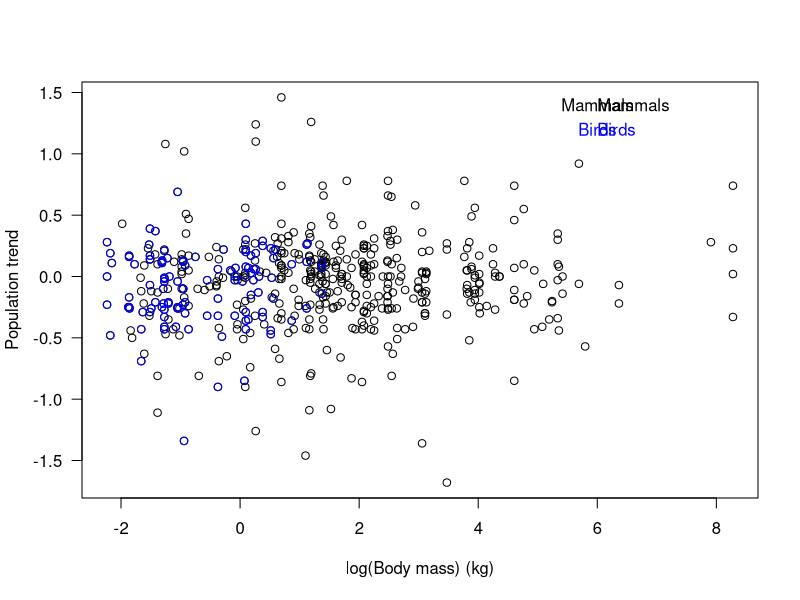
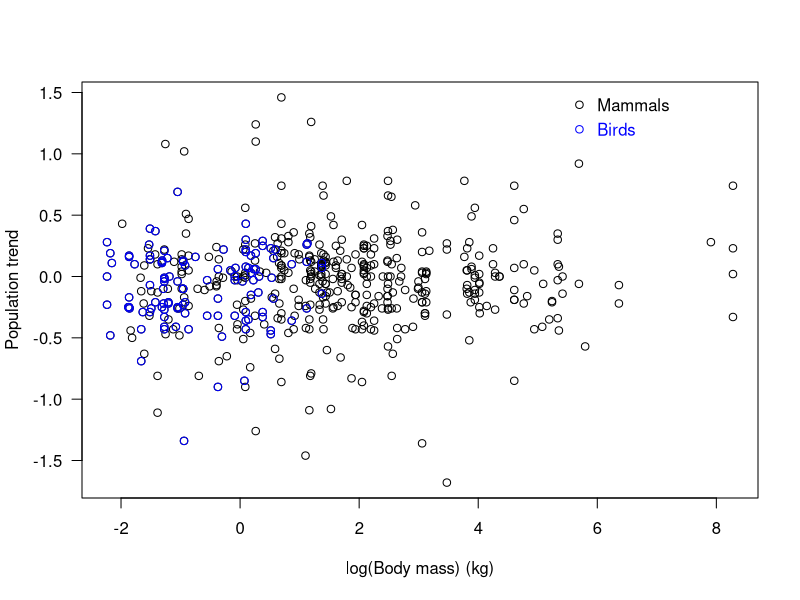
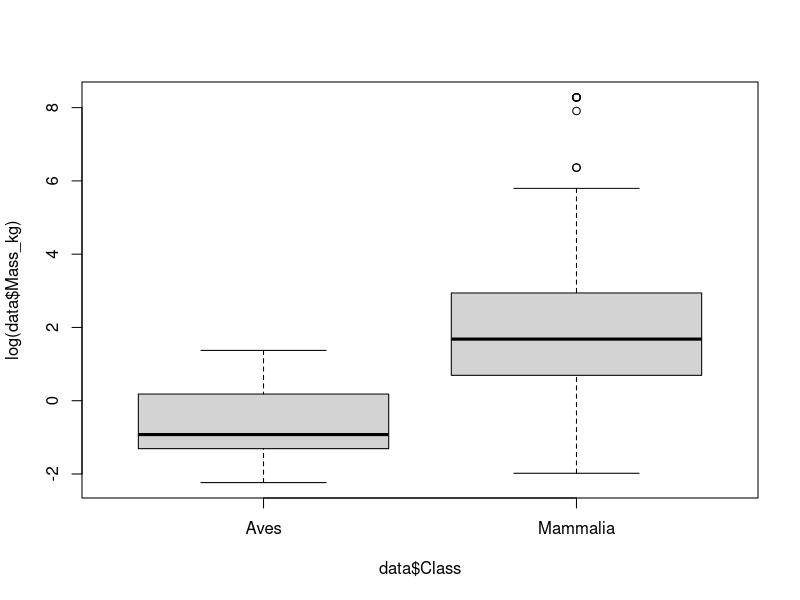
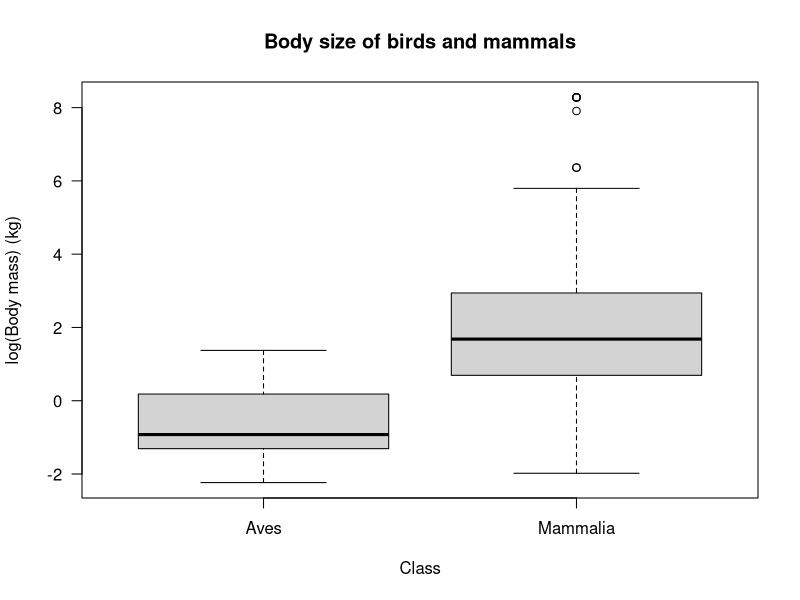
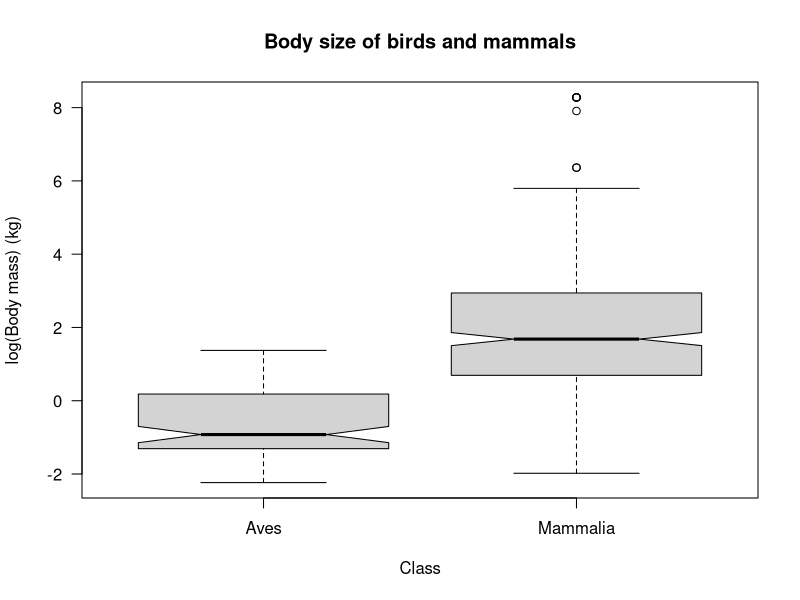
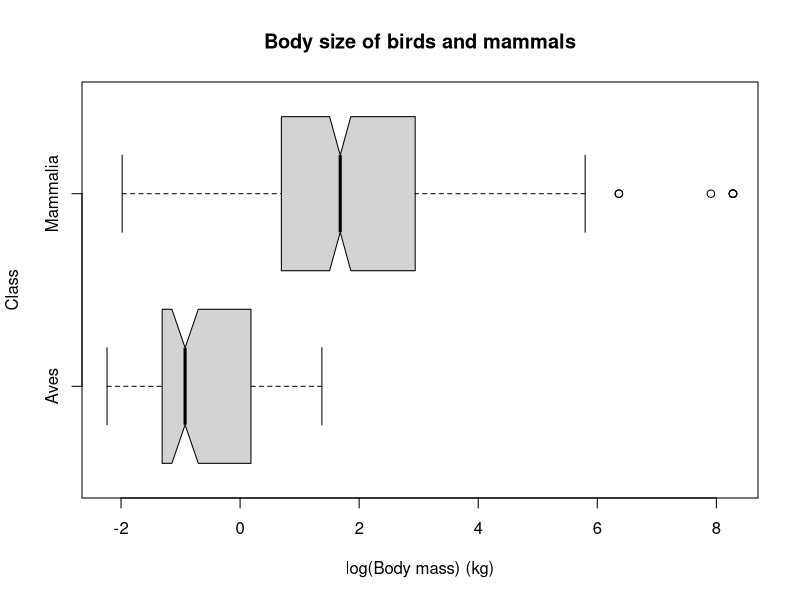
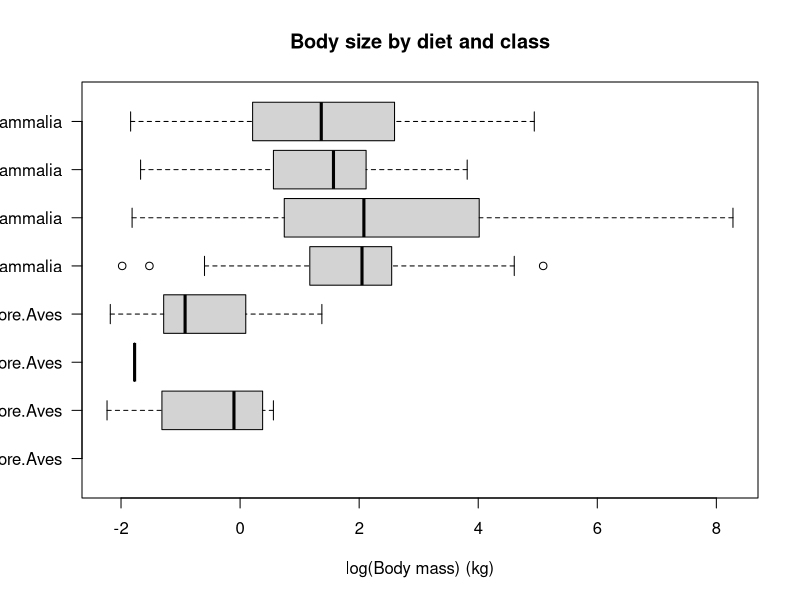
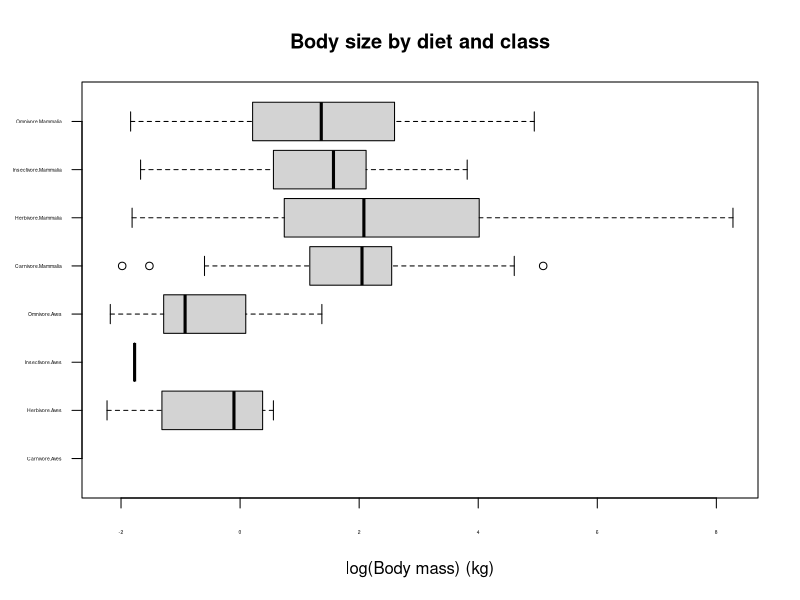

Source code (R) for these figures, in order:
# EBIO338/358: Analysis and Visualization of Biological Data
# Class 6: Data Exploration

# Load data on the status of tropical mammals and birds

data <- read.csv(file="PlosBiology_TableS2_Class.csv", stringsAsFactors = T)
str(data)
head(data)
str(data)

# Explore data 

# Use the table() function to generate a FREQUENCY TABLE with counts of observations for each category
table(data$Class)
table(data$RLS)
table(data$Diet)
table(data$Status)
table(data$Hunted)
table(data$Site)

# Use the length() function to count the number of elements in a vector (i.e., how long a vector is)
length(table(data$Site))

# It's  good practice to build in checks to make sure you're getting what you think you're getting
# For example, check to make sure the table contains the expected number of observations using sum() 
# and comparing that value to the number of rows in the data by extracting the dimensions using dim()
sum(table(data$Site))
dim(data)

# Use the table() function to generate a CONTINGENCY TABLE, 
# which shows how observations are distributed along a variable, 
# contingent on the value of another variable 

table(data$Site, data$Class)
table(data$Diet, data$Class)

# This can also be achieved using tapply()
tapply(data$Diet, data$Class, table)

# But table() can also create a contingency table using multiple variables
table(data$Diet, data$Site, data$Class)
table(data$Diet, data$Class, data$Site)

# Still each observation (i.e., row of data) is only included in one of the tables
sum(table(data$Diet, data$Class, data$Site))

# TO: a) Create a contingency table showing the number of hunted species per site
# b) Create a contingency table separately for birds and mammals showing the population status for each Red List Status (i.s., RLS) 


# GRAPHICAL DATA EXPLORATION 
# Plot
plot(data$Slope ~ log(data$Mass_kg), ylab="Population trend", xlab="log(Body mass) (kg)", las=1)
points(data$Slope[data$Class=="Aves"] ~ log(data$Mass_kg[data$Class=="Aves"]), col="blue")
text(6, 1.2, "Birds", col="blue")
text(6, 1.4, "Mammals")

# Use "adj" to adjust which way the text is justified
text(6, 1.2, "Birds", col="blue", adj=0) # 0 for left justified text
text(6, 1.4, "Mammals", adj=0)

# Redraw figure and add points to complete the legend
plot(data$Slope ~ log(data$Mass_kg), ylab="Population trend", xlab="log(Body mass) (kg)", las=1)
points(data$Slope[data$Class=="Aves"] ~ log(data$Mass_kg[data$Class=="Aves"]), col="blue")
text(6, 1.2, "Birds", col="blue", adj=0) # 0 for left justified text
text(6, 1.4, "Mammals", adj=0)

points(5.7, 1.4)
points(5.7, 1.2, col="blue")


# Let's look closer at the data on body mass 

sort(data$Mass_kg)
min(data$Mass_kg)

# We can make our own FUNCTION called my.min to calculate the minimum of a vector using 
# function(x){} and adding the code in between the {}
my.min <- function(x){
  sort(x)[1]
}

my.min(data$Mass_kg)

# or our own function my.mean to calculate the mean
my.mean <- function(x){
  sum(x)/length(x)
}

my.mean(data$Mass_kg)
mean(data$Mass_kg)

# TO DO: Create a function called my.max to calculate the maximum value of a vector


# The summary() function is a handy function that gives descriptive statistics for a numeric vector
summary(data$Mass_kg)
summary(data$Slope)

# Quartiles divide the data into 4 equal parts based on the number of observations
# The 50th percentile is the median
# The 25th percentile is the middle number between the smallest number and the median
# The 75th percentile is the middle number between the median and the largest number

myvec <- c(1, 1, 1, 4, 5, 6, 8, 8, 11, 15, 16)
myvec
summary(myvec)
# DO TO: By hand, determine the 25th, 50th and 75th percentiles for myvec.
# Now check to see if your calculation matches values given by a summary of myvec

# We can summarize also multiple groups at once using tapply()
tapply(data$Slope, data$Class, summary)
tapply(data$Slope, data$Status, summary)




# BOXPLOTS
head(data)
?boxplot
boxplot(log(data$Mass_kg) ~ data$Class) 
boxplot(log(data$Mass_kg) ~ data$Class, ylab="log(Body mass) (kg)", 
        xlab="Class", las=1, main="Body size of birds and mammals")

# In a boxplot, the middle band is the 50th percentile
# The top and bottom of the box are the 75th and 25th percentiles, respectively 
# The ends of the whiskers can be set by the argument range (default range is 1.5 x interquartile range from box)

# Set notch to TRUE to show notches; medians differ between groups if notches don't overlap
boxplot(log(data$Mass_kg) ~ data$Class, ylab="log(Body mass) (kg)", 
        xlab="Class", las=1, main="Body size of birds and mammals",
        notch=TRUE)

# Flip orientation by setting horizontal to TRUE; update x and y names accordingly
boxplot(log(data$Mass_kg) ~ data$Class, ylab="Class", 
        xlab="log(Body mass) (kg)",  main="Body size of birds and mammals",
        notch=TRUE, horizontal=TRUE)

# Boxplots can be applied to multiple factors by adding them to the formula
boxplot(log(data$Mass_kg) ~  data$Diet + data$Class, ylab="", 
        xlab="log(Body mass) (kg)", las=1, main="Body size by diet and class", cex.axis=1, horizontal=TRUE)

# Change the size of the axis text using cex.axis 
boxplot(log(data$Mass_kg) ~  data$Diet + data$Class, ylab="", 
        xlab="log(Body mass) (kg)", las=1, main="Body size by diet and class", cex.axis=0.3, horizontal=TRUE)

# Or change the size of the margins
par(mar=c(5, 10, 4, 2)) 
boxplot(log(data$Mass_kg) ~  data$Diet + data$Class, ylab="", 
        xlab="log(Body mass) (kg)", las=1, main="Body size by diet and class", cex.axis=1, horizontal=TRUE)

# For an extra layer of summary information, varwidth argument draws box widths in proportion to their number of observations
boxplot(log(data$Mass_kg) ~  data$Diet + data$Class, ylab="", varwidth=TRUE,
        xlab="log(Body mass) (kg)", las=1, main="Body size by diet and class", cex.axis=1, horizontal=TRUE)
par(mar=c(5, 4, 4, 2)) # Set margin size back to default values


# BARPLOTS
?barplot()

# Create a barplot showing the number of species per site
barplot(table(data$Site))

# Clean up the axes
barplot(table(data$Site), ylab="Number of species", xlab="Tropical Forest National Park", las=2)

# Order the bars so that the sites with the most species are farthest to the left
barplot(sort(table(data$Site), decreasing=TRUE), ylab="Number of species", xlab="Tropical Forest National Park", las=2)

# Change the color and fill from solid to striped
barplot(sort(table(data$Site), decreasing=TRUE), ylab="Number of species", 
        xlab="Tropical Forest National Park", las=2, col="orange", border="brown", density=20, angle=45)




# PIECHARTS
?pie

# Let's use a pie chart to look at the status of wildlife 

# First examine the population status for all populations in the dataset
pie(table(data$Status))

# Add a main title and make the colors more meaningful in relation to the status
pie(table(data$Status), col=c("orange", "green4", "light blue", "gray"),
    main="Population status of tropical mammals and birds
    in 15 protected areas worldwide")

# Now look at the conservation status based on the IUCN Red List Status 
pie(table(data$RLS))

# Add a main title
pie(table(data$RLS), 
    main="Conservation Status of tropical mammals and birds
    in 15 protected areas worldwide")

# Rotate the pie by changing the initial angle
pie(table(data$RLS), init.angle=160,
    main="Conservation Status of tropical mammals and birds
    in 15 protected areas worldwide")

# And make the colors more meaningful
pie(table(data$RLS), init.angle=160,
    col=c("black", "light blue", "red", "gray", "yellow", "orange"),
    main="Conservation status of tropical mammals and birds
    in 15 protected areas worldwide 
    (N=510 populations)")

# Reorder levels of RLS to make order more meaningful
data$RLS <- factor(data$RLS, levels(data$RLS)[c(2, 4, 5, 6, 3, 1)])

pie(table(data$RLS), init.angle=0,
    col=c("grey90", "grey80", "grey70", "grey60", "grey40", "grey20"),
    border = F,
    main="Conservation status of tropical mammals and birds
    in 15 protected areas worldwide 
    (N=510 populations)")
